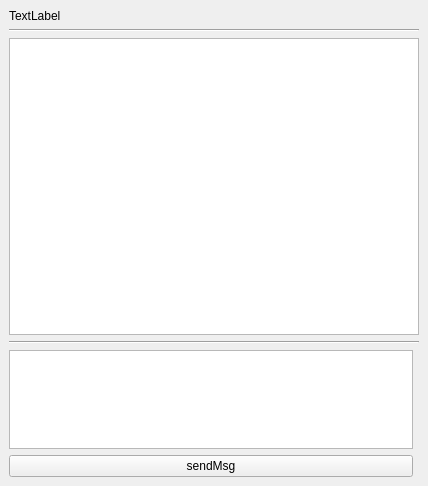
<?xml version="1.0" encoding="UTF-8"?>
<ui version="4.0">
 <class>ImWidget</class>
 <widget class="QWidget" name="ImWidget">
  <property name="geometry">
   <rect>
    <x>0</x>
    <y>0</y>
    <width>428</width>
    <height>486</height>
   </rect>
  </property>
  <property name="windowTitle">
   <string>ImWidget</string>
  </property>
  <layout class="QGridLayout" name="gridLayout" rowstretch="0,0,3,0,1,0">
   <property name="margin">
    <number>9</number>
   </property>
   <item row="1" column="0" colspan="2">
    <widget class="Line" name="line_2">
     <property name="orientation">
      <enum>Qt::Horizontal</enum>
     </property>
    </widget>
   </item>
   <item row="3" column="0" colspan="2">
    <widget class="Line" name="line">
     <property name="orientation">
      <enum>Qt::Horizontal</enum>
     </property>
    </widget>
   </item>
   <item row="2" column="0" colspan="2">
    <widget class="QGraphicsView" name="graphicsView"/>
   </item>
   <item row="4" column="0">
    <widget class="QTextEdit" name="te_input"/>
   </item>
   <item row="0" column="0" colspan="2">
    <widget class="QLabel" name="label_tip">
     <property name="text">
      <string>TextLabel</string>
     </property>
    </widget>
   </item>
   <item row="5" column="0">
    <widget class="QPushButton" name="pb_sendMsg">
     <property name="text">
      <string>sendMsg</string>
     </property>
    </widget>
   </item>
  </layout>
 </widget>
 <layoutdefault spacing="6" margin="11"/>
 <resources/>
 <connections/>
</ui>
